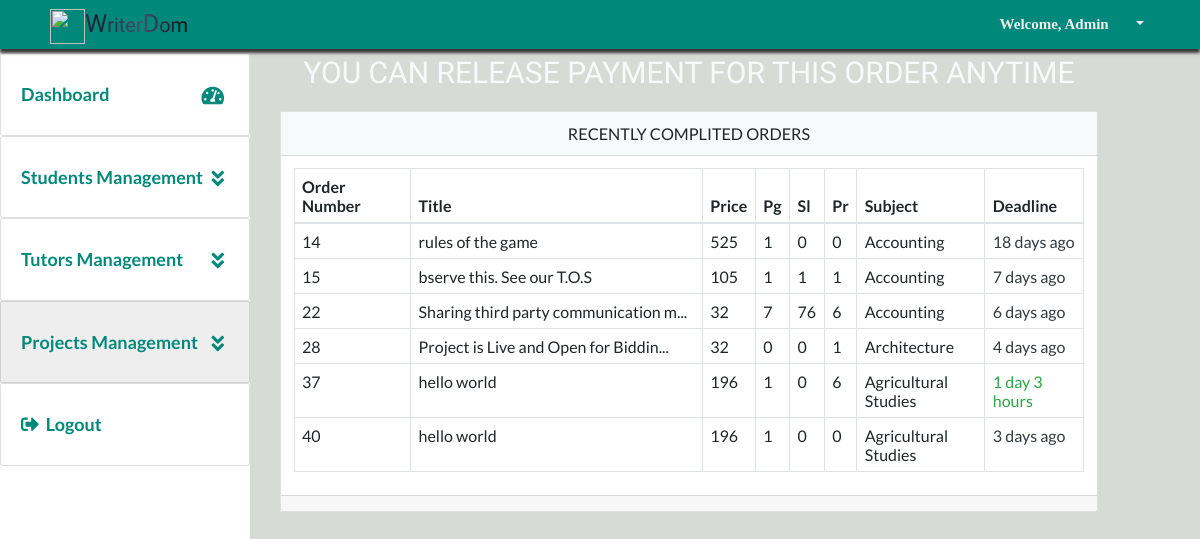
Before: /admin@writerdom/dues.php (signed in) with the older database file.
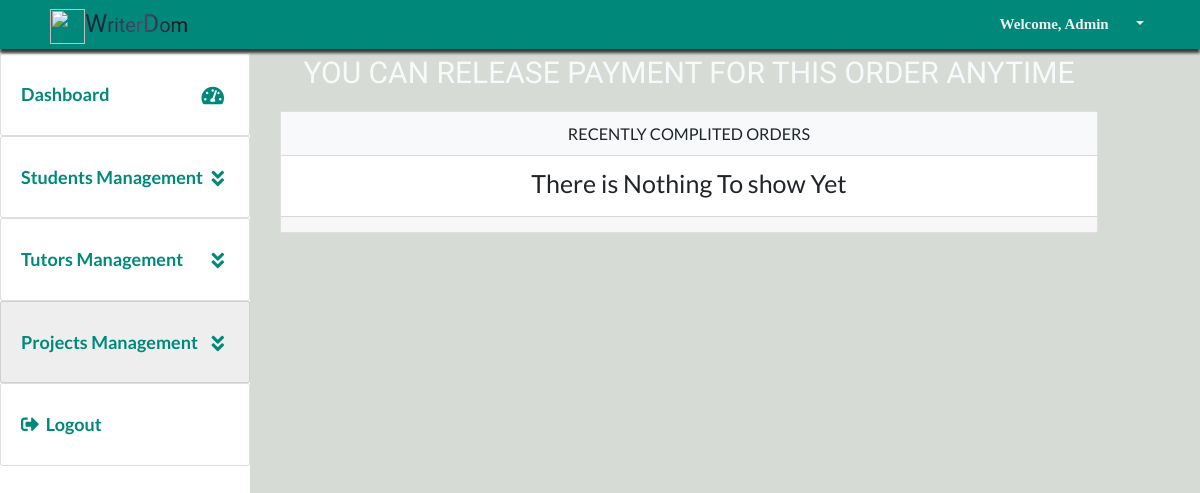
After: the same page with the newer database file.
### tables this page shows
CREATE TABLE `projects` (
  `project_id` bigint(20) UNSIGNED NOT NULL,
  `student_id` int(11) NOT NULL,
  `title` text NOT NULL,
  `deadline` text NOT NULL,
  `subject` text NOT NULL,
  `instructions` longtext NOT NULL,
  `style` text NOT NULL,
  `type_of_paper` text NOT NULL,
  `pages` tinyint(11) NOT NULL,
  `slides` tinyint(11) NOT NULL,
  `problems` tinyint(11) NOT NULL,
  `budget` varchar(255) NOT NULL,
  `charges` varchar(255) NOT NULL DEFAULT '0',
  `cost` varchar(255) NOT NULL DEFAULT '0',
  `bids` tinyint(100) NOT NULL DEFAULT '0',
  `academic_level` text NOT NULL,
  `sources` tinyint(11) NOT NULL,
  `status` tinyint(4) NOT NULL DEFAULT '0',
  `DATE_CREATED` text NOT NULL
);

### dbconfig/dbconnect.php (called while the page is built, shortened)
<?php
require_once(  'shared/ez_sql_core.php');
require_once( 'ez_sql_mysqli.php');
$db=new ezSQL_mysqli(DB_USER, DB_PASS,DB_NAME,DB_HOST,DB_ENCODING);
 ?>

### dbconfig/ez_sql_mysqli.php (called while the page is built, shortened)
<?php
class ezSQL_mysqli extends ezSQLcore
{
    private $ezsql_mysql_str = array
        (
            1 => 'Require $dbuser and $dbpassword to connect to a database server',
            2 => 'Error establishing mySQL database connection. Correct user/password? Correct hostname? Database server running?',
            3 => 'Require $dbname to select a database',
            4 => 'mySQL database connection is not active',
            5 => 'Unexpected error while trying to select database'
        );
    private $_dbuser;
    private $_dbpassword;
    private $_dbname;
    private $_dbhost;
    private $_charset = 'utf8';
    private $_result;
    public $show_errors = true;
    public $dbh;
    public function __construct($dbuser='', $dbpassword='', $dbname='', $dbhost='localhost', $charset='') {
        $this->_dbuser = $dbuser;
        $this->_dbpassword = $dbpassword;
        $this->_dbname = $dbname;
        $this->_dbhost = $dbhost;
    }
    public function connect($dbuser='', $dbpassword='', $dbhost='localhost', $charset='') {
        $this->_connected = false;
        $this->_dbuser = empty($dbuser) ? $this->_dbuser : $dbuser;
        $this->_dbpassword = empty($dbpassword) ? $this->_dbpassword : $dbpassword;
        $this->_dbhost = $dbhost!='localhost' ? $this->_dbhost : $dbhost;
        $this->_charset = empty($charset) ? $this->_charset : $charset;
        if ( empty($this->_dbuser) ) {
            $this->register_error($this->ezsql_mysql_str[1] . ' in ' . __FILE__ . ' on line ' . __LINE__);
            $this->show_errors ? trigger_error($this->ezsql_mysql_str[1], E_USER_WARNING) : null;
        } else if ( ! $this->dbh = mysqli_connect($this->_dbhost, $this->_dbuser, $this->_dbpassword, $this->_dbname) ) {
            $this->register_error($this->ezsql_mysql_str[2] . ' in ' . __FILE__ . ' on line ' . __LINE__);
            $this->show_errors ? trigger_error($this->ezsql_mysql_str[2], E_USER_WARNING) : null;
        } else {
            mysqli_set_charset($this->dbh, $this->_charset);
            $this->_connected = true;
        }
        return $this->_connected;
    }
    public function select($dbname='', $charset='') {
        if ( ! $dbname ) {
            $this->register_error($this->ezsql_mysql_str[3] . ' in ' . __FILE__ . ' on line ' . __LINE__);
            $this->show_errors ? trigger_error($this->ezsql_mysql_str[3], E_USER_WARNING) : null;
            return false;
        } else if ( ! $this->dbh ) {
            $this->register_error($this->ezsql_mysql_str[4] . ' in ' . __FILE__ . ' on line ' . __LINE__);
            $this->show_errors ? trigger_error($this->ezsql_mysql_str[4], E_USER_WARNING) : null;
            return false;
        } else {
            $this->_dbname = $dbname;
            if ( $charset == '') {
                $charset = $this->_charset;
            }
             if ( $charset != '' ) {
                $charsets = array();
                $recordset = mysqli_query($this->dbh, 'SHOW CHARACTER SET');
                while ( $row = mysqli_fetch_array($recordset, MYSQLI_ASSOC) ) {
                        $charsets[] = $row['Charset'];
                }
            }
            $this->_connected = true;
        }
        return $this->_connected;
    }
    public function query($query, $use_prepare=false) {
		$query = str_replace(_TAG, '?', $query);
        $return_val = 0;
        $query = trim($query);
        if ( ! isset($this->dbh) || ! $this->dbh ) {
            $this->select($this->_dbname);
        }
		if (!empty($param) && is_array($param) && ($this->getPrepare()))
			return $this->query_prepared($query, $param);
		else
			$this->_result = mysqli_query($this->dbh, $query);
        $is_insert = false;
        if ( preg_match("/^(insert|delete|update|replace)\s+/i", $query) ) {
            $this->_affectedRows = mysqli_affected_rows($this->dbh);
            if ( preg_match("/^(insert|replace)\s+/i", $query) ) {
                $this->insert_id = mysqli_insert_id($this->dbh);
            }
            $return_val = $this->_affectedRows;
        } else {
            if ( !is_numeric($this->_result) && !is_bool($this->_result)) {
                $i=0;
                $num_rows=0;
                while ( $row = mysqli_fetch_object($this->_result) ) {
                    $num_rows++;
                }
                $this->num_rows = $num_rows;
                $return_val = $this->num_rows;
            }
        }
        return $return_val;
    }
}

### dbconfig/shared/ez_sql_core.php (called while the page is built, shortened)
<?php
    require_once('ezQuery.php');
	class ezSQLcore extends ezQuery
	{
    public $last_result = null;
		function flush()
		{
			$this->last_result = null;
		}
		function get_results($query=null, $output = OBJECT, $use_prepare=false) {
			if ( $query ) {
				$this->query($query, $use_prepare);
			}
			if ( $output == OBJECT ) {
				return $this->last_result;
			} elseif ( $output == _JSON ) {
				return json_encode($this->last_result);
			}
		}
}

### dbconfig/shared/ezQuery.php (called while the page is built, shortened)
<?php
class ezQuery
{
    function setParamaters($valuetoadd=null) {
        if (empty($valuetoadd)) {
            $this->preparedvalues = array();
            return null;
        } else
            return array_push($this->preparedvalues, $valuetoadd);
	}
}

### inc/utilities.php (called while the page is built, shortened)
<?php
$date_global=date('Y-m-d H:i:s');
if (!isset($chat)) {
	require_once("../inc/global_functions.php");
}

### inc/global_functions.php (called while the page is built, shortened)
<?php function getDateTimeDiff($current_date, $other_date){
	$now_timeStamp=strtotime($current_date);
	if ($now_timeStamp<$other_date) {
		$diff_timestmp=$other_date- $now_timeStamp;
	if ($diff_timestmp<60) {
		if ($diff_timestmp==1) {
			return $diff_timestmp . ' sec';
		}else{
			return $diff_timestmp . ' secs';
		}
	} elseif($diff_timestmp>=60 && $diff_timestmp<3600) {
		if (round(($diff_timestmp/60))==1) {
			return round(($diff_timestmp/60)). ' min ';
		}else{
			return round(($diff_timestmp/60)). ' mins ';
		}
	}elseif($diff_timestmp>=86400 && $diff_timestmp<86400 * 30) {
		if (floor(($diff_timestmp/86400))==1) {
			$time_remaining=floor(($diff_timestmp/86400)). ' day ';
			if (floor((($diff_timestmp/86400)-floor($diff_timestmp/86400))*24)==1) {
				$time_remaining.=floor((($diff_timestmp/86400)-floor($diff_timestmp/86400))*24 ). ' hour';
			} elseif(floor((($diff_timestmp/86400)-floor($diff_timestmp/86400))*60 )>1) {
				$time_remaining.=floor((($diff_timestmp/86400)-floor($diff_timestmp/86400))*24 ). ' hours';
			}
			return $time_remaining;
		}
	}elseif($diff_timestmp>=86400 * 30 && $diff_timestmp<86400 * 365) {
		if (round(($diff_timestmp/(86400 * 30)))==1) {
			return round(($diff_timestmp/(86400 * 30))). ' month';
		}else{
			return round(($diff_timestmp/(86400 * 30))). ' months';
		}
	}else{
		if (round(($diff_timestmp/(86400 * 365)))==1) {
			return round(($diff_timestmp/(86400 * 365))). ' year';
		}
		return round(($diff_timestmp/(86400 * 365))). ' years';
	}
	}else{
		$diff_timestmp=$now_timeStamp - $other_date;
	if ($diff_timestmp<60) {
		return $diff_timestmp . ' sec ago';
	} elseif($diff_timestmp>=60 && $diff_timestmp<3600) {
		return round(($diff_timestmp/60)). ' mins ago';
	}elseif($diff_timestmp>=3600 && $diff_timestmp<86400) {
		return round(($diff_timestmp/3600)). ' hours ago';
	}elseif($diff_timestmp>=86400 && $diff_timestmp<86400 * 30) {
		return round(($diff_timestmp/86400)). ' days ago';
	}elseif($diff_timestmp>=86400 * 30 && $diff_timestmp<86400 * 365) {
		return round(($diff_timestmp/(86400 * 30))). ' months ago';
	}else{
		return round(($diff_timestmp/(86400 * 365))). ' years ago';
	}
	}
} ?>

### admin@writerdom/dues.php (the view, shortened to what the changed rows need)
<?php
require_once("../inc/header_links.php");
require_once("../inc/utilities.php");
require_once("../inc/global_functions.php");
require_once("../dbconfig/dbconnect.php");
$query="SELECT * FROM projects WHERE status=4";
$results=$db->get_results($query);
 ?>
 <div class="display">
    <div class="display__content">
        <div class="row">
            <div class="col-sm-12 col-md-12 col-lg-12 col-xl-11">
                <h1 class="headingTertiary text-light text-uppercase">You can release payment for this order anytime</h1>
                <div class="card">
                   	<div class="card-body">
                  <?php if ($db->num_rows<1): ?>
                        <h1 class="classHeadingSecondary">There is Nothing To show Yet</h1>
                        <?php elseif($db->num_rows>0): ?>
                        <table class="table table-bordered">
                            <thead>
                                <tr>
                                    <th>Order Number</th>
                                    <th class="wide">Title</th>
                                    <th data-toggle="tooltip" title="Price $" data-placement="right">Price</th>
                                    <th data-toggle="tooltip" title="pages" data-placement="right">Pg</th>
                                    <th data-toggle="tooltip" title="Slides" data-placement="right">Sl</th>
                                    <th data-toggle="tooltip" title="Problems" data-placement="right">Pr</th>
                                    <th class="smalll">Subject</th>
                                    <th class="medium">Deadline</th>
                                </tr>
                            </thead>
                            <tbody id="display">
                                       <?php foreach ($results as $result): ?>
                                <tr>
                                    <td class="smalll"><?php echo $result->project_id; ?></td>
                                    <td class="wide">
                                        <?php echo (strlen($result->title) >35 )? substr($result->title, 0, 35).'...':$result->title; ?>
                                    </td>
                                    <td><?php echo $result->charges; ?></td>
                                    <td><?php echo $result->pages; ?></td>
                                    <td><?php echo $result->slides; ?></td>
                                    <td><?php echo $result->problems; ?></td>
                                    <td class="smalll"><?php echo $result->subject; ?></td>
                                    <td><?php $time=getDateTimeDiff($date_global, $result->deadline );
                                     $period= explode(" ", $time); ?>
                                        <?php if ($period[1]=="days"): ?>
                                        <span class="text-dark"><?php echo "{$time}"; ?></span>
                                        <?php elseif($period[1]=="day"): ?>
                                        <span class="text-success"><?php echo "{$time}"; ?></span>
                                        <?php elseif($period[1]=="hours" || $period[1]=="hour"): ?>
                                        <span class="text-warning"><?php echo "{$time}"; ?></span>
                                        <?php elseif($period[1]=="mins" || $period[1]=="min"): ?>
                                        <span class="text-danger"><?php echo "{$time}"; ?></span>
                                        <?php elseif($period[1]=="secs" || $period[1]=="sec"): ?>
                                        <span class="text-danger"><?php echo "{$time}"; ?></span>
                                        <?php endif ?>
                                    </td>
                                </tr>
                                <?php endforeach ?>
                            </tbody>
                        </table>
                        <?php endif ?>
                   	</div>
                   </div>
            </div>
        </div>
    </div>
</div>
<?php require_once("../inc/footer_links.php") ?>

Changed rows visible on the page:
no longer on this page (row edited): projects: project_id "14", title "rules of the game", charges "525", pages "1", slides "0", problems "0", subject "Accounting", deadline "18 days ago"
no longer on this page (row edited): projects: project_id "15", title "bserve this. See our T.O.S", charges "105", pages "1", slides "1", problems "1", subject "Accounting", deadline "7 days ago"
no longer on this page (row edited): projects: project_id "22", title "Sharing third party communication m", charges "32", pages "7", slides "76", problems "6", subject "Accounting", deadline "6 days ago"
no longer on this page (row edited): projects: project_id "28", title "Project is Live and Open for Biddin", charges "32", pages "0", slides "0", problems "1", subject "Architecture", deadline "4 days ago"
no longer on this page (row edited): projects: project_id "37", title "hello world", charges "196", pages "1", slides "0", problems "6", subject "Agricultural Studies", deadline "1 day 3 hours"
no longer on this page (row edited): projects: project_id "40", title "hello world", charges "196", pages "1", slides "0", problems "0", subject "Agricultural Studies", deadline "3 days ago"
Other visible differences:
text no longer shown: "Order Number Title Price Pg Sl Pr Subject Deadline"
text now shown: "There is Nothing To show Yet"
